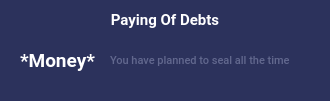
    <widget class="QWidget" name="debts" native="true">
     <property name="geometry">
      <rect>
       <x>670</x>
       <y>580</y>
       <width>330</width>
       <height>101</height>
      </rect>
     </property>
     <property name="minimumSize">
      <size>
       <width>330</width>
       <height>0</height>
      </size>
     </property>
     <property name="maximumSize">
      <size>
       <width>330</width>
       <height>120</height>
      </size>
     </property>
     <property name="styleSheet">
      <string notr="true">background-color: #2c325c;
border-radius:10px;</string>
     </property>
     <widget class="QLabel" name="paydebts">
      <property name="geometry">
       <rect>
        <x>0</x>
        <y>10</y>
        <width>330</width>
        <height>20</height>
       </rect>
      </property>
      <property name="minimumSize">
       <size>
        <width>330</width>
        <height>20</height>
       </size>
      </property>
      <property name="maximumSize">
       <size>
        <width>330</width>
        <height>20</height>
       </size>
      </property>
      <property name="font">
       <font>
        <family>Roboto</family>
        <pointsize>11</pointsize>
        <weight>75</weight>
        <bold>true</bold>
       </font>
      </property>
      <property name="styleSheet">
       <string notr="true">background: none;</string>
      </property>
      <property name="text">
       <string>&lt;html&gt;&lt;head/&gt;&lt;body&gt;&lt;p align=&quot;center&quot;&gt;&lt;span style=&quot; color:#ffffff;&quot;&gt;Paying Of Debts&lt;/span&gt;&lt;/p&gt;&lt;/body&gt;&lt;/html&gt;</string>
      </property>
     </widget>
     <widget class="QLabel" name="label_9">
      <property name="geometry">
       <rect>
        <x>110</x>
        <y>45</y>
        <width>201</width>
        <height>30</height>
       </rect>
      </property>
      <property name="font">
       <font>
        <family>Roboto Medium</family>
        <pointsize>8</pointsize>
        <weight>50</weight>
        <bold>false</bold>
       </font>
      </property>
      <property name="styleSheet">
       <string notr="true">color: #62688e;</string>
      </property>
      <property name="text">
       <string>You have planned to seal all the time</string>
      </property>
     </widget>
     <widget class="QLabel" name="allmoney_4">
      <property name="geometry">
       <rect>
        <x>20</x>
        <y>45</y>
        <width>90</width>
        <height>30</height>
       </rect>
      </property>
      <property name="font">
       <font>
        <family>Roboto</family>
        <pointsize>14</pointsize>
        <weight>75</weight>
        <bold>true</bold>
       </font>
      </property>
      <property name="styleSheet">
       <string notr="true">background-color: 0;
border-radius: 0;
border: none;
color: #fff;</string>
      </property>
      <property name="text">
       <string>*Money*</string>
      </property>
     </widget>
    </widget>
